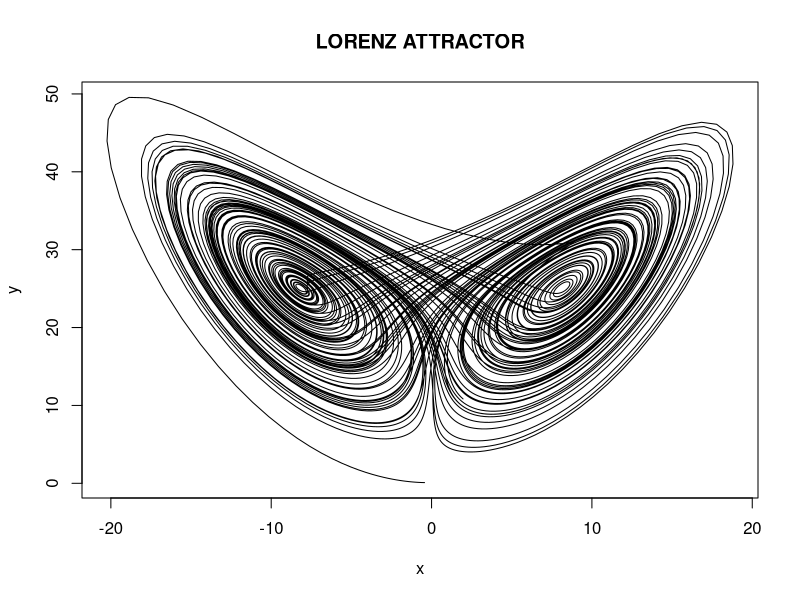

Generate this figure with R:
print("STRANGE ATTRACTORS-LORENZ SYSTEM")
r=24
r=26
s=10
b=8/3
dt=0.01
x=-0.6
y=0.1
z=0.1
vx<-c(0)
vy<-c(0)
vz<-c(0)
for(i in 1:10000){
x1=x+s*(y-x)*dt
y1=y+(r*x-y-x*z)*dt
z1=z+(x*y-b*z)*dt
vx[i]=x1
vy[i]=y1
vz[i]=z1
x=x1
y=y1
z=z1
}
plot(vx,vz,type="l",xlab="x",ylab="y",main="LORENZ ATTRACTOR")
